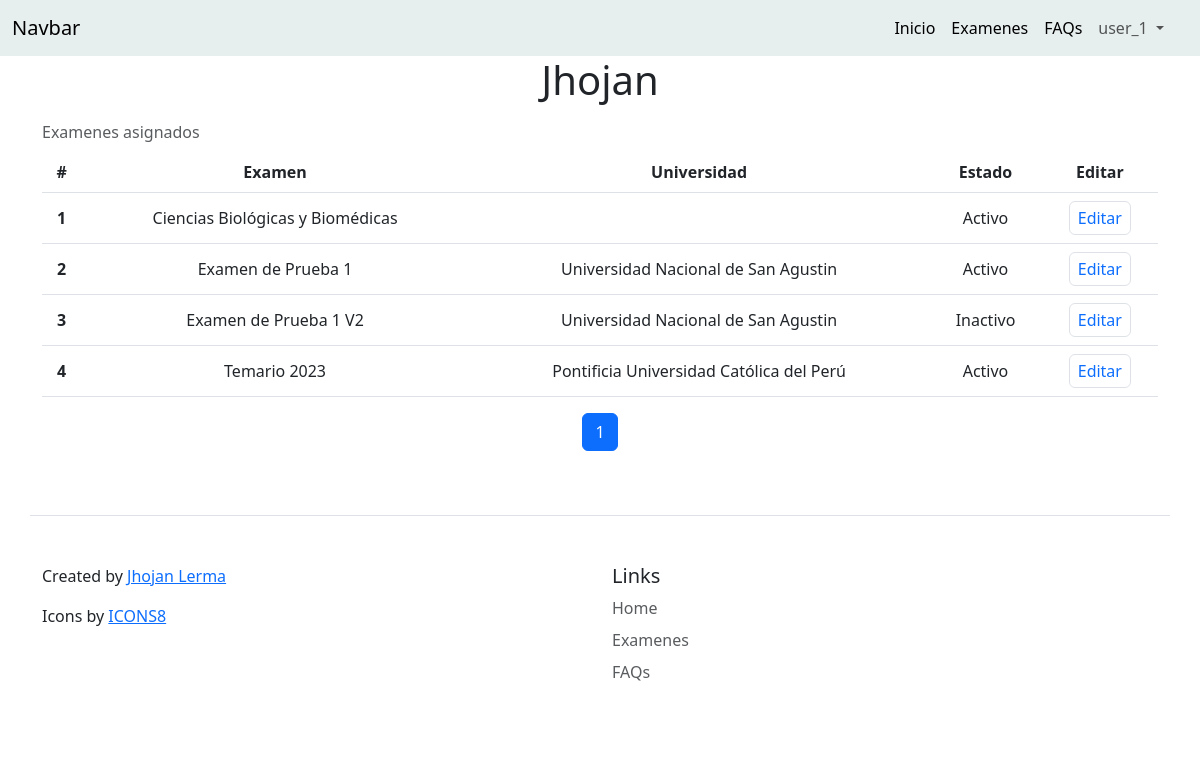
/profile/Jhojan (signed in), run on the app's committed database.
### Project/models.py (models this page shows, shortened)
class User(AbstractUser):
    pass

class Exam(models.Model):
    title = models.CharField(max_length=80)
    description = models.TextField(blank=True, null=True)
    creation_date = models.DateField(auto_now_add=True)
    duration = models.IntegerField(blank=True, null=True)
    students = models.ManyToManyField(Student, blank=True)
    collaborators = models.ManyToManyField(Collaborator, blank=True)
    university = models.ForeignKey(University, on_delete=models.CASCADE, blank=True, null=True)
    categories = models.ManyToManyField('Category', blank=True)
    subcategories = models.ManyToManyField('Subcategory', blank=True)
    is_active = models.BooleanField(default=False)

class University(models.Model):
    name = models.CharField(max_length=80)
    country = models.ForeignKey(Country, on_delete=models.CASCADE)
    carrer_types = models.ManyToManyField('CarrerType', blank=True, related_name='carrer_types')
    careers = models.ManyToManyField('Career', blank=True, related_name='careers')
    social_media = models.ManyToManyField('SocialMedia', blank=True, related_name='social_media')
    admision_link = models.URLField(blank=True, null=True)
    exams = models.ManyToManyField('Exam', blank=True, related_name='exams')

### Project/views.py (the view)
# urls.py: path("profile/<str:username>", views.profile, name="profile"),
@login_required(login_url='login')
def profile(request, username):
    try:
        user = User.objects.get(username=username)
    except User.DoesNotExist:
        return render(request, "Project/404.html", status=404)
    is_student, is_collaborator = False, False
    if Student.objects.filter(user=user).exists():
        student = Student.objects.get(user=user)
        exams = ExamResult.objects.filter(student=student).order_by('-date')
        is_student = True
    if Collaborator.objects.filter(user=user).exists():
        collaborator = Collaborator.objects.get(user=user)
        exams = Exam.objects.filter(collaborators=collaborator).order_by('university')
        is_collaborator = True
    paginator = Paginator(exams, 10)
    page_number = request.GET.get('page')
    page_obj = paginator.get_page(page_number)
    return render(request, "Project/profile.html", {
        "user": user,
        "page_obj": page_obj,
        "is_student": is_student,
        "is_collaborator": is_collaborator
    })

### Project/Templates/Project/profile.html (shortened to what this page needs)
{% extends "Project/layout.html" %}
{% load static %}
{% block body %}
    <div class="container">
        <h1 class="text-center">{{user.username}}</h1>
        {% if is_collaborator %}
            <div class="table-responsive">
                <table class="table table-hover align-middle text-center caption-top">
                    <caption>Examenes asignados</caption>
                    <thead>
                    <tr>
                        <th scope="col">#</th>
                        <th scope="col">Examen</th>
                        <th scope="col">Universidad</th>
                        <th scope="col">Estado</th>
                        <th scope="col">Editar</th>
                    </tr>
                    </thead>
                    <tbody>
                    {% for exam in page_obj %}
                        <tr>
                            <th scope="row">{{ forloop.counter }}</th>
                            <td>{{ exam.title }}</td>
                            <td>{{ exam.university.name }}</td>
                            {% if exam.is_active %}
                                <td>Activo</td>
                            {% else %}
                                <td>Inactivo</td>
                            {% endif %}
                            <td>
                                <a href="/exam_edit/{{exam.id}}/fecha" class="d-inline-flex focus-ring py-1 px-2 text-decoration-none border rounded-2">Editar</a>
                            </td>
                        </tr>
                    {% endfor %}
                    </tbody>
                </table>
            </div>
        {% endif %}
        <div class="d-flex justify-content-center">
            <nav aria-label="Page navigation example">
            <ul class="pagination">
                {% for i in page_obj.paginator.page_range %}
                {% if page_obj.number == i %}
                    <li class="page-item active"><a class="page-link" href="?page={{ i }}">{{ i }}</a></li>
                {% else %}
                    <li class="page-item"><a class="page-link" href="?page={{ i }}">{{ i }}</a></li>
                {% endif %}
                {% endfor %}
            </ul>
            </nav>
        </div>
    </div>
{% endblock %}

### Project/Templates/Project/layout.html (shortened to what this page needs)
{% load static %}
<!DOCTYPE html>
<html lang="es">
    <head>
        <link href="https://cdn.jsdelivr.net/npm/bootstrap@5.3.0-alpha3/dist/css/bootstrap.min.css" rel="stylesheet">
        <link rel="stylesheet" href="{% static 'Project/styles.css' %}">
      </head>
      <body>
        <nav class="navbar navbar-expand-lg" style="background-color: #e7eeee;">
          <div class="container-fluid">
            <a class="navbar-brand" href="/">Navbar</a>
            <div class="offcanvas offcanvas-end" tabindex="-1" id="navbarOffcanvasLg" aria-labelledby="navbarOffcanvasLgLabel">
              <div class="offcanvas-body">
                <ul class="navbar-nav justify-content-end flex-grow-1 pe-3">
                  <li class="nav-item">
                    <a class="nav-link active" href="/">Inicio</a>
                  </li>
                  <li class="nav-item">
                    <a class="nav-link active" href="/exams">Examenes</a>
                  </li>
                  <li class="nav-item">
                    <a class="nav-link active" href="/#FAQs">FAQs</a>
                  </li>
                  {% if request.user.is_authenticated %}
                  <li class="nav-item dropdown">
                    <a class="nav-link dropdown-toggle" href="#" role="button" data-bs-toggle="dropdown" aria-expanded="false">
                      {{request.user}}
                    </a>
                  </li>
                  {% else %}
                    <li class="nav-item">
                      <a class="nav-link active" href="/login">Iniciar Sesión</a>
                    </li>
                  {% endif %}
                </ul>
              </div>
            </div>
          </div>
        </nav>
        {% block body %}
        {% endblock %}
        <div class="container">
          <footer class="row row-cols-1 row-cols-sm-2 py-5 my-5 border-top">
            <div class="col mb-3">
                <p>Created by <a href="https://www.linkedin.com/in/jhojan-andres-lerma-achoma/" target="_blank">Jhojan Lerma</a></p>
                <p>Icons by <a href="https://iconos8.es/" target="_blank">ICONS8</a></p>
            </div>
            <div class="col mb-3">
              <h5>Links</h5>
              <ul class="nav flex-column">
                <li class="nav-item mb-2"><a href="/" class="nav-link p-0 text-muted">Home</a></li>
                <li class="nav-item mb-2"><a href="/exams" class="nav-link p-0 text-muted">Examenes</a></li>
                <li class="nav-item mb-2"><a href="/#FAQs" class="nav-link p-0 text-muted">FAQs</a></li>
              </ul>
            </div>
          </footer>
        </div>
      </body>
</html>

### Project/static/Project/styles.css (style rules this page uses)
ul li { transition: all 0.2s ease-in-out; }

### data on the page
User: user "user_1"
User: username "Jhojan"
Exam: title "Ciencias Biológicas y Biomédicas", is_active "Activo"
Exam: title "Examen de Prueba 1", university.name "Universidad Nacional de San Agustin", is_active "Activo"
Exam: title "Examen de Prueba 1 V2", university.name "Universidad Nacional de San Agustin", is_active "Inactivo"
Exam: title "Temario 2023", university.name "Pontificia Universidad Católica del Perú", is_active "Activo"

### other printed values
{{ i }} "1"
